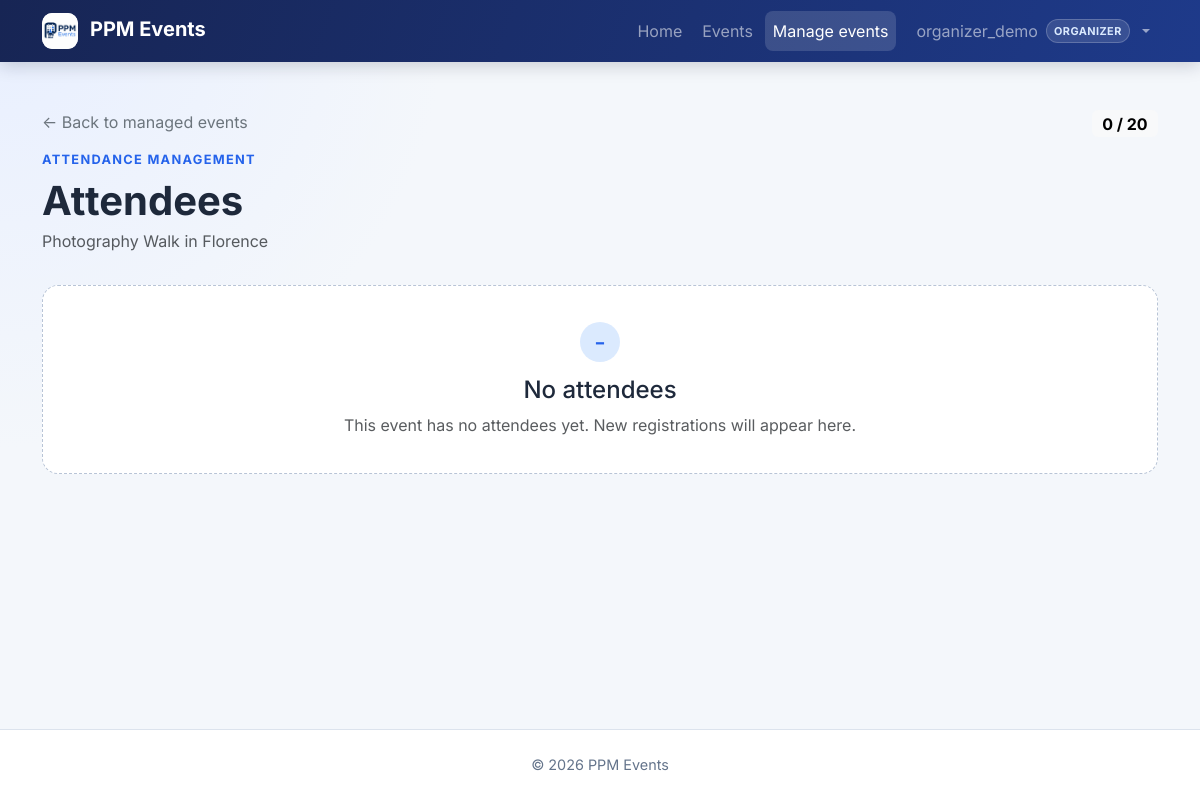
The page /events/52/attendees/ (signed in) on the database as committed earlier.
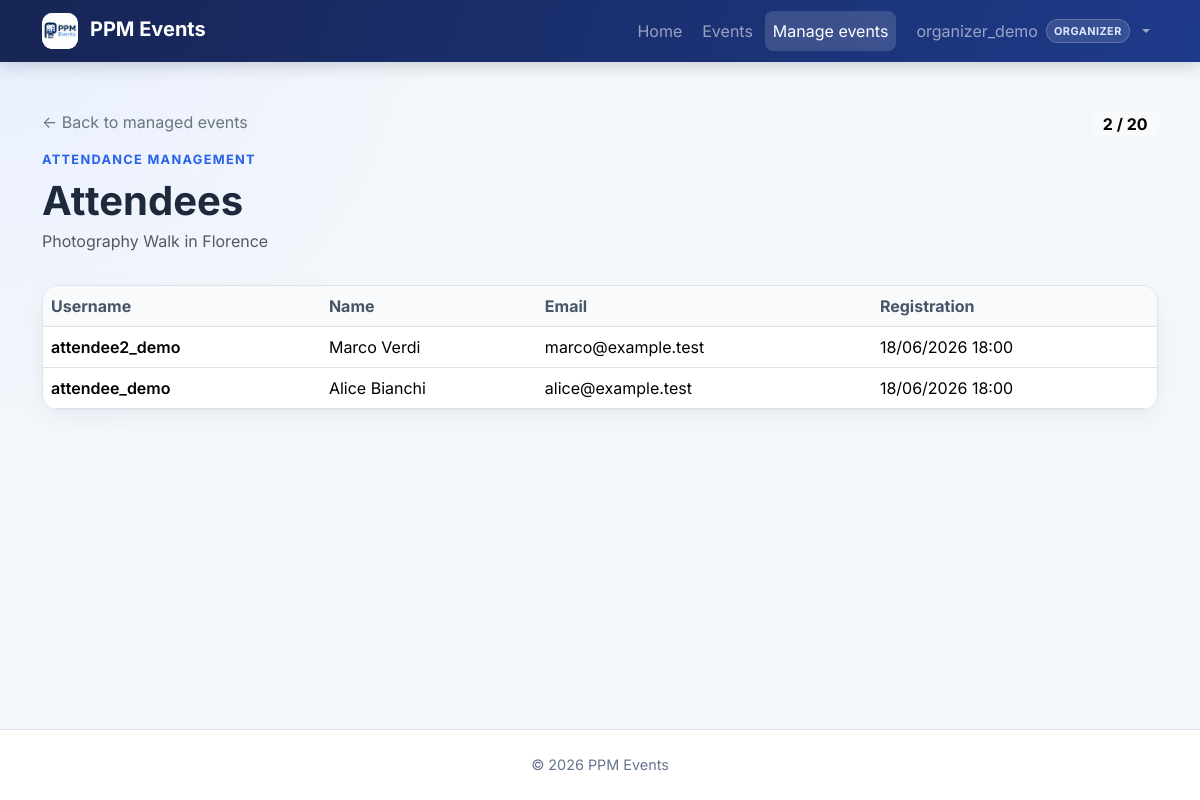
The same page on the database as committed later.
### events/models.py (models this page shows, shortened)
class Event(models.Model):
    class Status(models.TextChoices):
        DRAFT = "draft", "Draft"
        PUBLISHED = "published", "Published"
        CANCELLED = "cancelled", "Cancelled"
    organizer = models.ForeignKey(
        settings.AUTH_USER_MODEL,
        on_delete=models.CASCADE,
        related_name="organized_events",
    )
    category = models.ForeignKey(
        Category,
        on_delete=models.PROTECT,
        related_name="events",
        null=True,
        blank=True,
    )
    title = models.CharField(max_length=200)
    description = models.TextField()
    image = models.ImageField(
        upload_to="event_images/%Y/%m/",
        blank=True,
        validators=[
            FileExtensionValidator(
                allowed_extensions=ALLOWED_EVENT_IMAGE_EXTENSIONS
            ),
            validate_event_image_size,
        ],
    )
    starts_at = models.DateTimeField()
    ends_at = models.DateTimeField()
    location = models.CharField(max_length=255)
    capacity = models.PositiveIntegerField(
        validators=[MinValueValidator(1)],
    )
    status = models.CharField(
        max_length=20,
        choices=Status.choices,
        default=Status.DRAFT,
    )
    created_at = models.DateTimeField(auto_now_add=True)
    updated_at = models.DateTimeField(auto_now=True)
    objects = EventQuerySet.as_manager()
    class Meta:
        ordering = ["starts_at", "title"]
        constraints = [
            models.CheckConstraint(
                condition=Q(capacity__gte=1),
                name="event_capacity_at_least_one",
            ),
            models.CheckConstraint(
                condition=Q(ends_at__gt=F("starts_at")),
                name="event_ends_after_start",
            ),
        ]
        indexes = [
            models.Index(fields=["status", "starts_at"]),
            models.Index(fields=["organizer", "starts_at"]),
        ]

class Registration(models.Model):
    event = models.ForeignKey(
        Event,
        on_delete=models.CASCADE,
        related_name="registrations",
    )
    attendee = models.ForeignKey(
        settings.AUTH_USER_MODEL,
        on_delete=models.CASCADE,
        related_name="event_registrations",
    )
    created_at = models.DateTimeField(auto_now_add=True)
    class Meta:
        ordering = ["-created_at"]
        constraints = [
            models.UniqueConstraint(
                fields=["event", "attendee"],
                name="unique_event_attendee_registration",
            ),
        ]
        indexes = [
            models.Index(fields=["event", "created_at"]),
            models.Index(fields=["attendee", "created_at"]),
        ]

### events/views.py (the view)
class EventAttendeeListView(EventOwnerRequiredMixin, DetailView):
    model = Event
    template_name = "events/event_attendee_list.html"
    context_object_name = "event"
    ownership_denied_message = (
        "You cannot view attendees for events created by other organizers."
    )
    def get_queryset(self):
        queryset = Event.objects.all()
        if not self.request.user.is_staff:
            queryset = queryset.filter(organizer=self.request.user)
        return queryset.prefetch_related("registrations__attendee")
    def get_context_data(self, **kwargs):
        context = super().get_context_data(**kwargs)
        context["registrations"] = self.object.registrations.all()
        return context

### accounts/context_processors.py (called while the page is built)
def roles(request):
    return {
        "user_is_attendee": is_attendee(request.user),
        "user_is_organizer": is_organizer(request.user),
    }

### accounts/roles.py (called while the page is built)
def get_user_roles(user):
    if not user.is_authenticated:
        return frozenset()
    if not hasattr(user, "_ppm_role_names"):
        user._ppm_role_names = frozenset(
            user.groups.values_list("name", flat=True)
        )
    return user._ppm_role_names

def user_has_role(user, role):
    return role.value in get_user_roles(user)

def is_attendee(user):
    return (
        user_has_role(user, Role.ATTENDEE)
        or user_has_role(user, Role.ORGANIZER)
        or is_admin(user)
    )

def is_organizer(user):
    return user_has_role(user, Role.ORGANIZER) or is_admin(user)

### events/views.py (called while the page is built)
    def dispatch(self, request, *args, **kwargs):
        if request.user.is_authenticated and not is_organizer(request.user):
            messages.error(
                request,
                "This section is reserved for organizers.",
            )
            return redirect(self.permission_denied_url)
        return super().dispatch(request, *args, **kwargs)

    def dispatch(self, request, *args, **kwargs):
        if (
            request.user.is_authenticated
            and is_organizer(request.user)
            and not request.user.is_staff
        ):
            event = (
                Event.objects.filter(pk=kwargs.get("pk"))
                .only("organizer_id")
                .first()
            )
            if event is not None and event.organizer_id != request.user.pk:
                messages.error(
                    request,
                    self.ownership_denied_message,
                )
                return redirect("events:my_events")
        return super().dispatch(request, *args, **kwargs)

### templates/events/event_attendee_list.html (shortened to what this page needs)
{% extends "base.html" %}
{% block content %}
<header class="page-header d-flex flex-column flex-sm-row justify-content-between align-items-start gap-3">
    <div>
        <a class="link-secondary text-decoration-none" href="{% url 'events:my_events' %}">
            &larr; Back to managed events
        </a>
        <p class="page-kicker mt-3 mb-2">Attendance management</p>
        <h1 class="display-6 fw-bold mb-1">Attendees</h1>
        <p class="text-body-secondary mb-0">{{ event.title }}</p>
    </div>
    <span class="badge {% if registrations|length >= event.capacity %}text-bg-warning{% else %}text-bg-light{% endif %} fs-6 flex-shrink-0">
        {{ registrations|length }} / {{ event.capacity }}
    </span>
</header>
{% if registrations %}
    <div class="table-card table-responsive">
        <table class="table table-hover align-middle">
            <thead>
                <tr>
                    <th scope="col">Username</th>
                    <th scope="col">Name</th>
                    <th scope="col">Email</th>
                    <th scope="col">Registration</th>
                </tr>
            </thead>
            <tbody>
                {% for registration in registrations %}
                    <tr>
                        <td class="fw-semibold attendee-username">
                            {{ registration.attendee.get_username }}
                        </td>
                        <td>
                            {{ registration.attendee.get_full_name|default:"-" }}
                        </td>
                        <td>{{ registration.attendee.email|default:"-" }}</td>
                        <td>
                            {{ registration.created_at|date:"d/m/Y H:i" }}
                        </td>
                    </tr>
                {% endfor %}
            </tbody>
        </table>
    </div>
{% else %}
    {% include "includes/empty_state.html" with title="No attendees" description="This event has no attendees yet. New registrations will appear here." %}
{% endif %}
{% endblock %}

### templates/base.html (shortened to what this page needs)
{% load static %}
<!doctype html>
<html lang="en">
<head>
    <link
        href="https://cdn.jsdelivr.net/npm/bootstrap@5.3.3/dist/css/bootstrap.min.css"
        rel="stylesheet"
    >
    <link rel="stylesheet" href="{% static 'css/styles.css' %}">
</head>
<body>
    {% include "includes/navbar.html" %}
    <main id="main-content" class="container py-4 py-lg-5">
        {% block content %}{% endblock %}
    </main>
    <footer class="site-footer mt-auto py-4">
        <div class="container text-center">
            <span>&copy; 2026 PPM Events</span>
        </div>
    </footer>
</body>
</html>

### templates/includes/navbar.html (shortened to what this page needs)
{% load static %}
<nav class="navbar navbar-expand-lg navbar-dark site-navbar sticky-top">
    <div class="container">
        <a class="navbar-brand fw-bold" href="{% url 'events:home' %}">
            <span class="brand-logo-wrap" aria-hidden="true">
                <img
                    class="brand-logo"
                    src="{% static 'img/ppm-events-logo.png' %}?v=2"
                    alt=""
                >
            </span>
            PPM Events
        </a>
        <div class="collapse navbar-collapse" id="mainNavigation">
            <ul class="navbar-nav ms-auto align-items-lg-center gap-lg-1">
                <li class="nav-item">
                    <a
                        class="nav-link{% if request.resolver_match.url_name == 'home' %} active{% endif %}"
                        href="{% url 'events:home' %}"
                    >
                        Home
                    </a>
                </li>
                <li class="nav-item">
                    <a
                        class="nav-link{% if request.resolver_match.url_name == 'list' or request.resolver_match.url_name == 'detail' or request.resolver_match.url_name == 'organizer_history' %} active{% endif %}"
                        href="{% url 'events:list' %}"
                    >
                        Events
                    </a>
                </li>
                {% if user_is_organizer %}
                    <li class="nav-item">
                        <a
                            class="nav-link{% if request.resolver_match.url_name == 'my_events' or request.resolver_match.url_name == 'create' or request.resolver_match.url_name == 'update' or request.resolver_match.url_name == 'delete' or request.resolver_match.url_name == 'attendees' %} active{% endif %}"
                            href="{% url 'events:my_events' %}"
                            {% if request.resolver_match.url_name == "my_events" or request.resolver_match.url_name == "create" or request.resolver_match.url_name == "update" or request.resolver_match.url_name == "delete" or request.resolver_match.url_name == "attendees" %}aria-current="page"{% endif %}
                        >
                            Manage events
                        </a>
                    </li>
                {% endif %}
                {% if user.is_authenticated %}
                    <li class="nav-item dropdown ms-lg-2">
                        <a
                            class="nav-link dropdown-toggle user-menu-toggle{% if request.resolver_match.url_name == 'my_favorites' or request.resolver_match.url_name == 'my_registrations' %} active{% endif %}"
                            href="#"
                            id="userNavigation"
                            role="button"
                            data-bs-toggle="dropdown"
                            aria-expanded="false"
                        >
                            <span class="user-name">{{ user.get_username }}</span>
                            {% if user.is_superuser %}
                                <span class="nav-role">Admin</span>
                            {% elif user_is_organizer %}
                                <span class="nav-role">Organizer</span>
                            {% elif user_is_attendee %}
                                <span class="nav-role">Attendee</span>
                            {% endif %}
                        </a>
                    </li>
                {% endif %}
            </ul>
        </div>
    </div>
</nav>

### templates/includes/empty_state.html (shortened to what this page needs)
<div class="empty-state text-center">
    <div class="empty-state-mark" aria-hidden="true">
        &minus;
    </div>
    <h2 class="h4">{{ title }}</h2>
    <p class="text-body-secondary mb-0">{{ description }}</p>
</div>

### static/css/styles.css (style rules this page uses)
:root { --ppm-navy: #172554; --ppm-blue: #2563eb; --ppm-blue-dark: #1d4ed8; --ppm-surface: #ffffff; --ppm-background: #f4f7fb; --ppm-border: #dce3ed; --ppm-muted: #64748b; }
html { scroll-behavior: smooth; }
body { min-height: 100vh; display: flex; flex-direction: column; color: #1e293b; font-family: "Inter", system-ui, -apple-system, BlinkMacSystemFont, "Segoe UI", sans-serif; background: radial-gradient(circle at top left, #e8efff 0, transparent 28rem), var(--ppm-background); }
main { flex: 1; }
a { text-underline-offset: 0.18em; }
.site-navbar { background: linear-gradient(110deg, var(--ppm-navy), #1e3a8a); box-shadow: 0 0.25rem 1rem rgba(15, 23, 42, 0.18); }
.brand-logo-wrap { display: inline-flex; width: 2.25rem; height: 2.25rem; margin-right: 0.45rem; align-items: center; justify-content: center; background: #fff; border-radius: 0.65rem; overflow: hidden; vertical-align: middle; }
.brand-logo { width: 100%; height: 100%; object-fit: contain; }
.navbar .nav-link { border-radius: 0.5rem; }
.navbar .nav-link.active { background: rgba(255, 255, 255, 0.14); }
.user-menu-toggle { display: inline-flex; max-width: 100%; gap: 0.5rem; align-items: center; }
.nav-role { padding: 0.15rem 0.45rem; color: #dbeafe; font-size: 0.68rem; font-weight: 700; letter-spacing: 0.04em; background: rgba(255, 255, 255, 0.12); border: 1px solid rgba(255, 255, 255, 0.2); border-radius: 999px; text-transform: uppercase; }
.user-name, .attendee-username { overflow-wrap: anywhere; }
.page-header { margin-bottom: 2rem; }
.page-kicker { color: var(--ppm-blue); font-size: 0.8rem; font-weight: 700; letter-spacing: 0.1em; text-transform: uppercase; }
.table-card { overflow: hidden; background: var(--ppm-surface); border: 1px solid var(--ppm-border); border-radius: 1rem; box-shadow: 0 0.5rem 1.5rem rgba(15, 23, 42, 0.05); }
.table-card .table { margin-bottom: 0; }
.table-card thead th { color: #475569; background: #f8fafc; border-bottom-width: 1px; }
.site-footer { color: #64748b; font-size: 0.9rem; background: #fff; border-top: 1px solid var(--ppm-border); }

Rows that differ between the two databases and show on the page:
added Registration: attendee.get_username "attendee2_demo", attendee.get_full_name "Marco Verdi", attendee.email "marco@example.test", created_at "18/06/2026 18:00"
added Registration: attendee.get_username "attendee_demo", attendee.get_full_name "Alice Bianchi", attendee.email "alice@example.test", created_at "18/06/2026 18:00"
Other text that changed with them:
{{ registrations|length }}: "0" → "2"
{{ title }}: "No attendees" → (not shown)
{{ description }}: "This event has no attendees yet. New registrations will appear here." → (not shown)
text now shown: "Username Name Email Registration"
